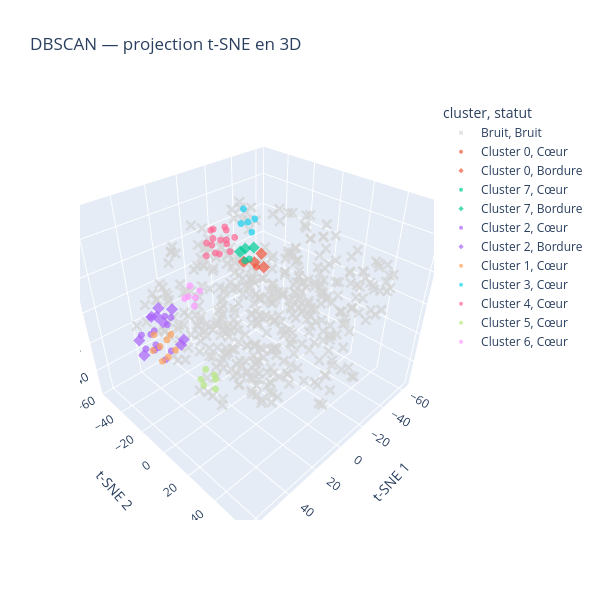

Notebook code for this chart:
### Code cell
tsne_3d = TSNE(
    n_components=3,
    metric="cosine",
    perplexity=30,
    init="random",
    learning_rate="auto",
    random_state=42
)

coord_3d = tsne_3d.fit_transform(matrice_tfidf.toarray())

visu_3d = visualisation.copy()
visu_3d[["t-SNE 1", "t-SNE 2", "t-SNE 3"]] = coord_3d

fig = px.scatter_3d(
    visu_3d,
    x="t-SNE 1",
    y="t-SNE 2",
    z="t-SNE 3",
    color="cluster",
    symbol="statut",
    symbol_map={"Cœur": "circle", "Bordure": "diamond", "Bruit": "x"},
    color_discrete_map={"Bruit": "lightgray"},
    hover_data=["id", "statut"],
    opacity=0.7,
    title="DBSCAN — projection t-SNE en 3D",
    height=600,
    width=600
)

fig.update_traces(marker_size=4)
fig.update_layout(scene_aspectmode="data")
fig.show()

### Figure 1 — Plotly figure (JSON) as saved in the notebook; plotly's stock layout.template omitted (floating-point values rounded to 4 significant figures; data arrays with more than 128 entries replaced by an {"elided": "..."} marker saying what was removed)
{"data": [{"customdata": {"elided": "428x2 mixed values"}, "hovertemplate": "cluster=Bruit<br>statut=%{customdata[1]}<br>t-SNE 1=%{x}<br>t-SNE 2=%{y}<br>t-SNE 3=%{z}<br>id=%{customdata[0]}<extra></extra>", "legendgroup": "Bruit, Bruit", "marker": {"color": "lightgray", "opacity": 0.7, "size": 4, "symbol": "x"}, "mode": "markers", "name": "Bruit, Bruit", "scene": "scene", "showlegend": true, "type": "scatter3d", "x": {"elided": "428 float values"}, "y": {"elided": "428 float values"}, "z": {"elided": "428 float values"}}, {"customdata": [[22, "Cœur"]], "hovertemplate": "cluster=Cluster 0<br>statut=%{customdata[1]}<br>t-SNE 1=%{x}<br>t-SNE 2=%{y}<br>t-SNE 3=%{z}<br>id=%{customdata[0]}<extra></extra>", "legendgroup": "Cluster 0, Cœur", "marker": {"color": "#EF553B", "opacity": 0.7, "size": 4, "symbol": "circle"}, "mode": "markers", "name": "Cluster 0, Cœur", "scene": "scene", "showlegend": true, "type": "scatter3d", "x": [-22.81], "y": [-22.54], "z": [6.067]}, {"customdata": [[23, "Bordure"], [359, "Bordure"], [360, "Bordure"], [497, "Bordure"]], "hovertemplate": "cluster=Cluster 0<br>statut=%{customdata[1]}<br>t-SNE 1=%{x}<br>t-SNE 2=%{y}<br>t-SNE 3=%{z}<br>id=%{customdata[0]}<extra></extra>", "legendgroup": "Cluster 0, Bordure", "marker": {"color": "#EF553B", "opacity": 0.7, "size": 4, "symbol": "diamond"}, "mode": "markers", "name": "Cluster 0, Bordure", "scene": "scene", "showlegend": true, "type": "scatter3d", "x": [-27.98, -29.25, -26.76, -18.36], "y": [-23.68, -22.99, -28.2, -28.41], "z": [12.3, 3.027, 5.272, 8.937]}, {"customdata": [[440, "Cœur"], [441, "Cœur"]], "hovertemplate": "cluster=Cluster 7<br>statut=%{customdata[1]}<br>t-SNE 1=%{x}<br>t-SNE 2=%{y}<br>t-SNE 3=%{z}<br>id=%{customdata[0]}<extra></extra>", "legendgroup": "Cluster 7, Cœur", "marker": {"color": "#00cc96", "opacity": 0.7, "size": 4, "symbol": "circle"}, "mode": "markers", "name": "Cluster 7, Cœur", "scene": "scene", "showlegend": true, "type": "scatter3d", "x": [-10.93, -16.93], "y": [-19.5, -22.23], "z": [16.25, 13.72]}, {"customdata": [[24, "Bordure"], [442, "Bordure"], [443, "Bordure"]], "hovertemplate": "cluster=Cluster 7<br>statut=%{customdata[1]}<br>t-SNE 1=%{x}<br>t-SNE 2=%{y}<br>t-SNE 3=%{z}<br>id=%{customdata[0]}<extra></extra>", "legendgroup": "Cluster 7, Bordure", "marker": {"color": "#00cc96", "opacity": 0.7, "size": 4, "symbol": "diamond"}, "mode": "markers", "name": "Cluster 7, Bordure", "scene": "scene", "showlegend": true, "type": "scatter3d", "x": [-20.79, -12.52, -14.83], "y": [-22.7, -20.85, -27.38], "z": [19.31, 22.55, 17.18]}, {"customdata": [[58, "Cœur"], [63, "Cœur"], [64, "Cœur"], [65, "Cœur"], [72, "Cœur"], [98, "Cœur"], [138, "Cœur"], [322, "Cœur"], [334, "Cœur"], [432, "Cœur"], [433, "Cœur"], [470, "Cœur"], [491, "Cœur"]], "hovertemplate": "cluster=Cluster 2<br>statut=%{customdata[1]}<br>t-SNE 1=%{x}<br>t-SNE 2=%{y}<br>t-SNE 3=%{z}<br>id=%{customdata[0]}<extra></extra>", "legendgroup": "Cluster 2, Cœur", "marker": {"color": "#ab63fa", "opacity": 0.7, "size": 4, "symbol": "circle"}, "mode": "markers", "name": "Cluster 2, Cœur", "scene": "scene", "showlegend": true, "type": "scatter3d", "x": [36.18, 43.35, 41.19, 38.8, 43.13, 31.18, 27.75, 38.51, 39.94, 41.24, 45.91, 47.02, 30.61], "y": [-44.51, -46.52, -40.21, -40.49, -25.52, -38.24, -45.11, -42.54, -23.87, -34.07, -39.53, -28.73, -34.61], "z": [-19.89, -20.11, -17.33, -26.16, -25.28, -14.93, -14.45, -8.103, -20.14, -23.08, -24.42, -18.29, -8.45]}, {"customdata": [[36, "Bordure"], [116, "Bordure"], [124, "Bordure"], [335, "Bordure"], [336, "Bordure"], [347, "Bordure"], [471, "Bordure"], [476, "Bordure"], [493, "Bordure"]], "hovertemplate": "cluster=Cluster 2<br>statut=%{customdata[1]}<br>t-SNE 1=%{x}<br>t-SNE 2=%{y}<br>t-SNE 3=%{z}<br>id=%{customdata[0]}<extra></extra>", "legendgroup": "Cluster 2, Bordure", "marker": {"color": "#ab63fa", "opacity": 0.7, "size": 4, "symbol": "diamond"}, "mode": "markers", "name": "Cluster 2, Bordure", "scene": "scene", "showlegend": true, "type": "scatter3d", "x": [38.23, 25.81, 31.96, 33.49, 32.64, 27.38, 51.71, 50.47, 33.67], "y": [-36.37, -39.96, -43.85, -20.69, -24.87, -48.3, -31.99, -36.77, -49.69], "z": [-4.793, -8.036, -6.157, -14.12, -20.69, -20.6, -20.93, -14.31, -14.18]}, {"customdata": [[48, "Cœur"], [69, "Cœur"], [238, "Cœur"], [319, "Cœur"], [332, "Cœur"], [371, "Cœur"], [396, "Cœur"], [490, "Cœur"]], "hovertemplate": "cluster=Cluster 1<br>statut=%{customdata[1]}<br>t-SNE 1=%{x}<br>t-SNE 2=%{y}<br>t-SNE 3=%{z}<br>id=%{customdata[0]}<extra></extra>", "legendgroup": "Cluster 1, Cœur", "marker": {"color": "#FFA15A", "opacity": 0.7, "size": 4, "symbol": "circle"}, "mode": "markers", "name": "Cluster 1, Cœur", "scene": "scene", "showlegend": true, "type": "scatter3d", "x": [51.64, 56.93, 60.26, 57.14, 53.62, 58.71, 60.33, 63.18], "y": [-4.241, -6.344, -0.5251, 0.6485, 1.178, -7.115, 4.887, -2.38], "z": [8.306, 2.946, -0.4778, 11.0, 3.325, 10.48, 5.394, 6.535]}, {"customdata": [[75, "Cœur"], [77, "Cœur"], [195, "Cœur"], [226, "Cœur"], [361, "Cœur"]], "hovertemplate": "cluster=Cluster 3<br>statut=%{customdata[1]}<br>t-SNE 1=%{x}<br>t-SNE 2=%{y}<br>t-SNE 3=%{z}<br>id=%{customdata[0]}<extra></extra>", "legendgroup": "Cluster 3, Cœur", "marker": {"color": "#19d3f3", "opacity": 0.7, "size": 4, "symbol": "circle"}, "mode": "markers", "name": "Cluster 3, Cœur", "scene": "scene", "showlegend": true, "type": "scatter3d", "x": [-4.545, 1.004, -0.2127, 2.653, -0.3271], "y": [-5.315, -9.203, -8.607, -2.682, -3.229], "z": [47.67, 45.79, 53.24, 49.3, 42.82]}, {"customdata": [[87, "Cœur"], [88, "Cœur"], [89, "Cœur"], [90, "Cœur"], [200, "Cœur"], [201, "Cœur"], [202, "Cœur"], [203, "Cœur"], [260, "Cœur"], [265, "Cœur"], [266, "Cœur"], [269, "Cœur"], [270, "Cœur"], [406, "Cœur"], [407, "Cœur"]], "hovertemplate": "cluster=Cluster 4<br>statut=%{customdata[1]}<br>t-SNE 1=%{x}<br>t-SNE 2=%{y}<br>t-SNE 3=%{z}<br>id=%{customdata[0]}<extra></extra>", "legendgroup": "Cluster 4, Cœur", "marker": {"color": "#FF6692", "opacity": 0.7, "size": 4, "symbol": "circle"}, "mode": "markers", "name": "Cluster 4, Cœur", "scene": "scene", "showlegend": true, "type": "scatter3d", "x": [-20.31, -15.42, -24.32, -18.41, -12.5, -6.974, -24.98, -20.0, -9.165, -11.33, -18.07, -16.85, -11.87, -20.93, -25.89], "y": [-41.99, -49.52, -49.31, -47.85, -42.45, -48.01, -42.77, -56.61, -44.93, -52.22, -53.67, -40.84, -48.37, -46.61, -51.01], "z": [9.467, 7.536, 10.33, 15.54, 10.64, 9.514, 16.81, 12.85, 16.92, 14.63, 20.72, 18.96, 24.02, 23.55, 18.33]}, {"customdata": [[108, "Cœur"], [109, "Cœur"], [110, "Cœur"], [390, "Cœur"], [391, "Cœur"], [392, "Cœur"]], "hovertemplate": "cluster=Cluster 5<br>statut=%{customdata[1]}<br>t-SNE 1=%{x}<br>t-SNE 2=%{y}<br>t-SNE 3=%{z}<br>id=%{customdata[0]}<extra></extra>", "legendgroup": "Cluster 5, Cœur", "marker": {"color": "#B6E880", "opacity": 0.7, "size": 4, "symbol": "circle"}, "mode": "markers", "name": "Cluster 5, Cœur", "scene": "scene", "showlegend": true, "type": "scatter3d", "x": [40.71, 46.63, 41.41, 40.91, 36.93, 43.52], "y": [5.8, 9.24, 13.33, 12.48, 8.313, 6.933], "z": [-13.92, -14.35, -21.52, -13.07, -21.34, -21.9]}, {"customdata": [[167, "Cœur"], [169, "Cœur"], [185, "Cœur"], [237, "Cœur"], [289, "Cœur"], [315, "Cœur"]], "hovertemplate": "cluster=Cluster 6<br>statut=%{customdata[1]}<br>t-SNE 1=%{x}<br>t-SNE 2=%{y}<br>t-SNE 3=%{z}<br>id=%{customdata[0]}<extra></extra>", "legendgroup": "Cluster 6, Cœur", "marker": {"color": "#FF97FF", "opacity": 0.7, "size": 4, "symbol": "circle"}, "mode": "markers", "name": "Cluster 6, Cœur", "scene": "scene", "showlegend": true, "type": "scatter3d", "x": [10.23, 10.15, 15.92, 18.27, 16.75, 12.21], "y": [-33.95, -38.55, -32.49, -34.15, -39.88, -40.0], "z": [-0.3014, -7.09, -7.049, -0.4522, -5.092, 1.163]}], "layout": {"height": 600, "legend": {"title": {"text": "cluster, statut"}, "tracegroupgap": 0}, "scene": {"aspectmode": "data", "domain": {"x": [0, 1], "y": [0, 1]}, "xaxis": {"title": {"text": "t-SNE 1"}}, "yaxis": {"title": {"text": "t-SNE 2"}}, "zaxis": {"title": {"text": "t-SNE 3"}}}, "title": {"text": "DBSCAN — projection t-SNE en 3D"}, "width": 600}}
